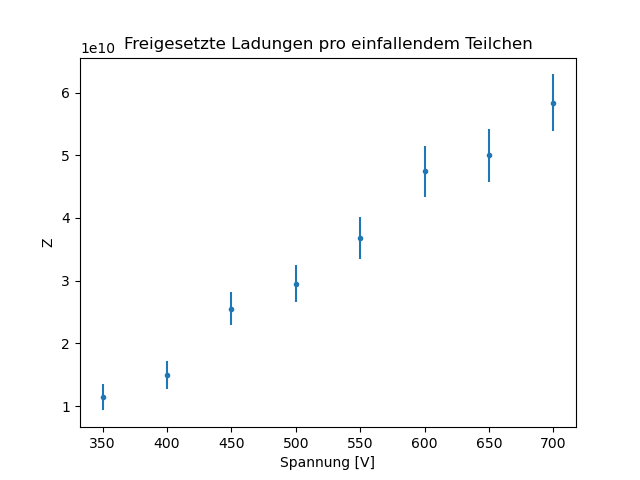

Write the Python code that produced this figure.
import math
import numpy as np 
import matplotlib.pyplot as plt 
import uncertainties as unc 
import uncertainties.unumpy as unp 
from uncertainties import ufloat
import scipy.constants as const 


U , I2, N = np.genfromtxt('Zaehlrohrstrom.dat', unpack=True)

N = unp.uarray(N, np.ones(8)*np.sqrt(N))
#print(N)
I = unp.uarray(I2 * 1e-6, np.ones(8)*0.05 * 1e-6)
#print(I)
#print(const.e)
Z = I /(const.e * N)
print(Z)



plt.errorbar(U, unp.nominal_values(Z), yerr=unp.std_devs(Z), fmt='.')
plt.ylabel(r'Z')
plt.xlabel(r'Spannung [V]')
plt.title(r"Freigesetzte Ladungen pro einfallendem Teilchen")
plt.savefig('7d.png')

plt.show()
